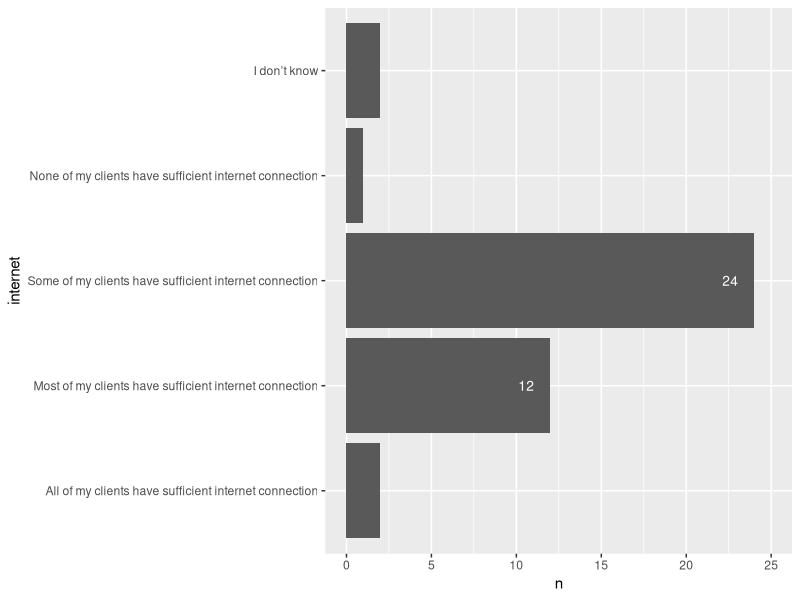
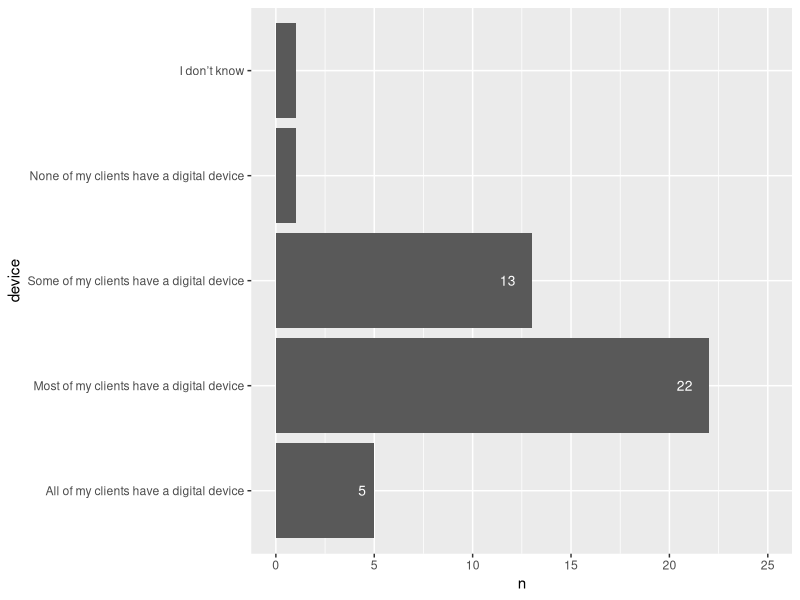
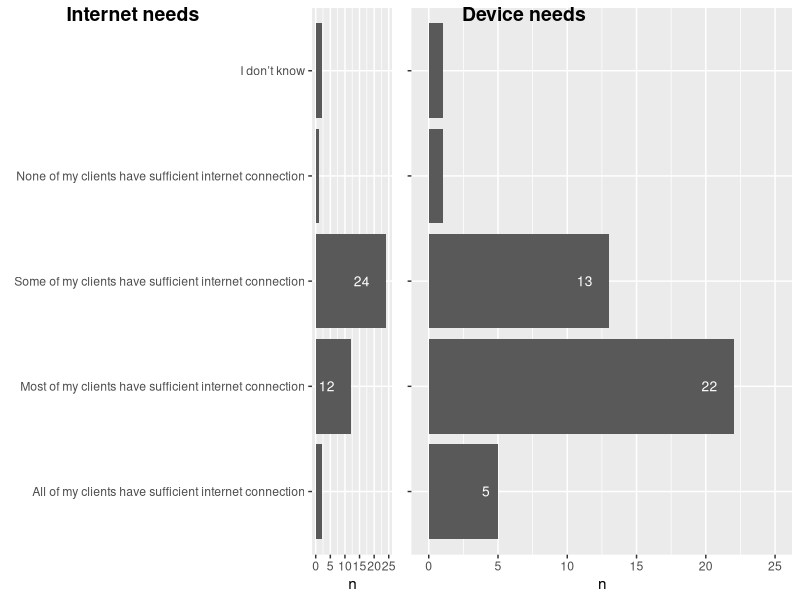
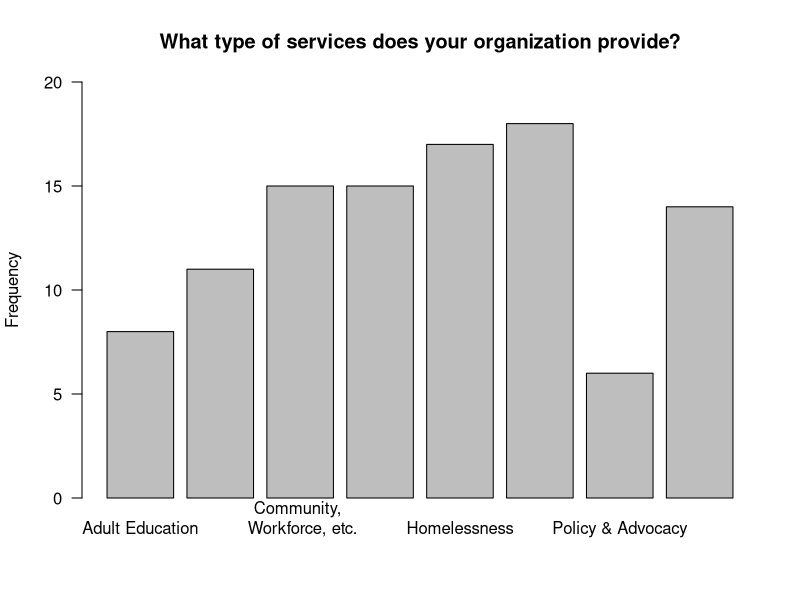
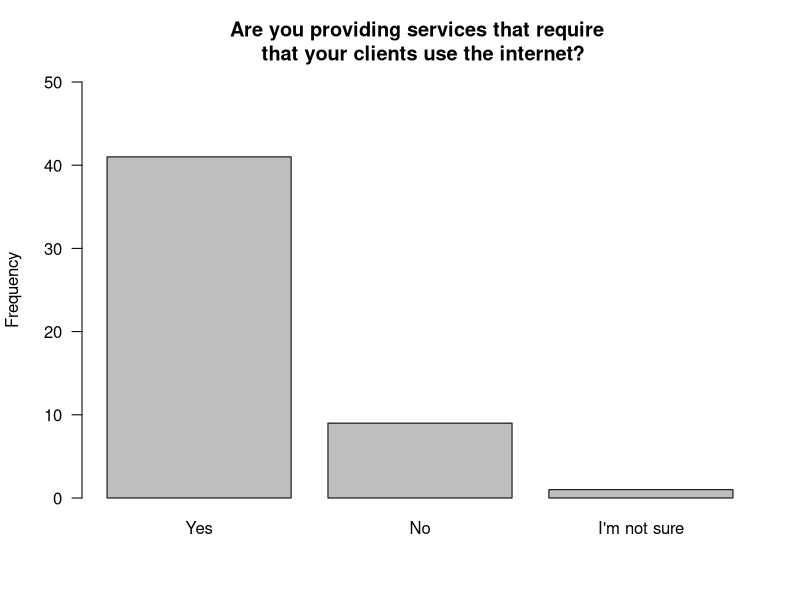
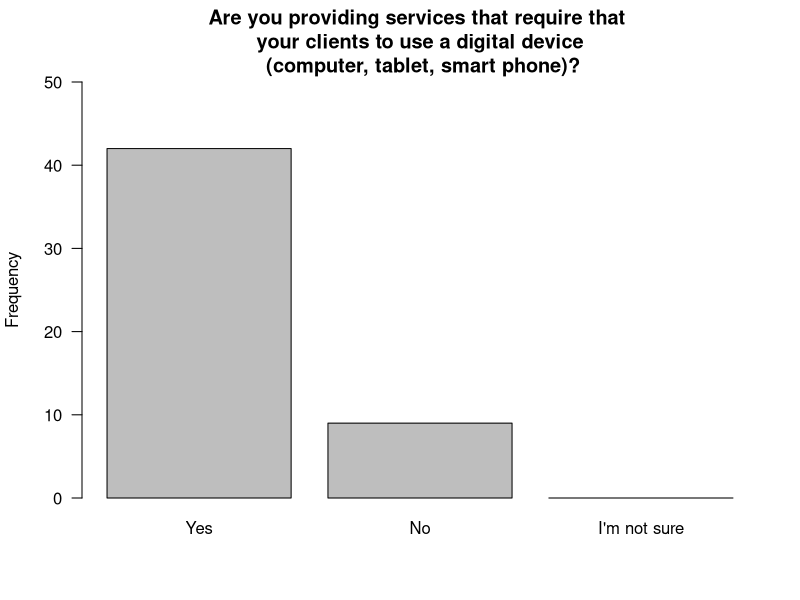
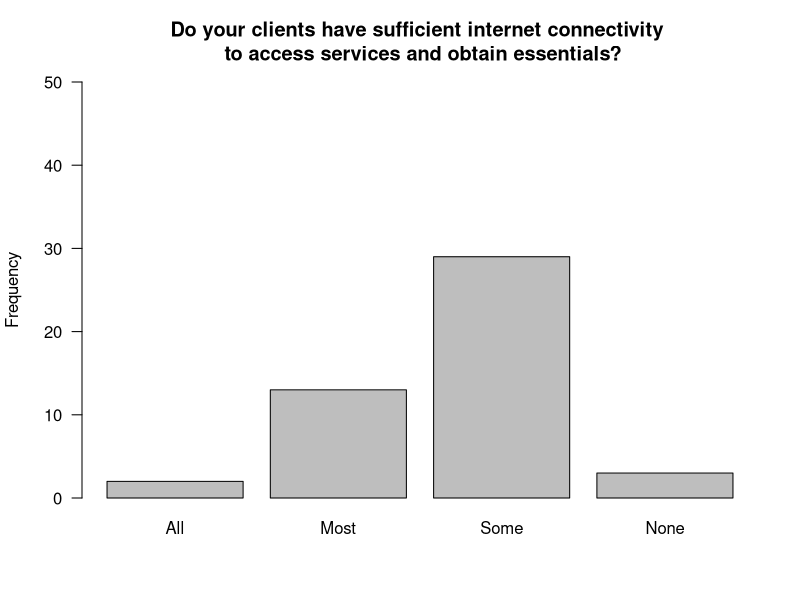

Recreate these plots in R, in order.
# Lucas Pao, Leo Saenger
# Digital Equity

library(stringr)

# Make sure to reset your working directory to HODP-Digital-Equity
# setwd("~/Desktop/HODP-Digital-Equity")
data <- read.csv("digital equity.csv")
names <- colnames(data); names
colnames(data)[2] <- "Email"
colnames(data)[3] <- "Name"
colnames(data)[4] <- "Organization"
colnames(data)[5] <- "Types.of.services"
colnames(data)[6] <- "Clients.require.internet"
colnames(data)[7] <- "Clients.require.device"
colnames(data)[8] <- "Sufficient.internet"
colnames(data)[21] <- "Number.of.clients"

# Section 1 ---------------------------------------------------------------

section1 <- data[c(1:8, 21)]
as.numeric(section1$"Number.of.clients")

serviceTypes <- c(
  "Adult Education",
  "Arts and Culture",
  "Community, Economic Development, Workforce",
  "Education ",
  "Homelessness",
  "Human Services/Mental Health",
  "Policy & Advocacy",
  "Other"
); serviceTypes

serviceTypesValues <- 1:length(serviceTypes); serviceTypesValues
for(i in 1:length(serviceTypes)) {
  serviceTypesValues[i] <- nrow(subset(section1, str_detect(section1$"Types.of.services", serviceTypes[i])))
}
serviceTypes[3] <- "Community, \n Workforce, etc."
serviceTypes[4] <- "Education (K-12)"
serviceTypes[6] <- "Human Services/ \n Mental Health"

internet <- c("Yes", "No", "I'm not sure")
internetValues <- 1:length(internet); internetValues
for(i in 1:length(internet)) {
  internetValues[i] <- nrow(subset(section1, str_detect(section1$"Clients.require.internet", internet[i])))
}

device <- c("Yes", "No", "I'm not sure")
deviceValues <- 1:length(device); internetValues
for(i in 1:length(device)) {
  deviceValues[i] <- nrow(subset(section1, str_detect(section1$"Clients.require.device", device[i])))
}

sufficient <- c("All", "Most", "Some", "None")
sufficientValues <- 1:length(sufficient); sufficientValues
for(i in 1:length(sufficient)) {
  sufficientValues[i] <- nrow(subset(section1, str_detect(section1$"Sufficient.internet", sufficient[i])))
}

##################################################
# Plots
png(file="~/Desktop/HODP-Digital-Equity/section1_Services_Barplot.png", width=1000, height=500)
barplot(height=serviceTypesValues, names.arg=serviceTypes, las=1, ylim=c(0,20), ylab="Frequency",
        main="What type of services does your organization provide?")
dev.off()

png(file="~/Desktop/HODP-Digital-Equity/section1_Internet_Barplot.png")
barplot(height=internetValues, names.arg=internet, las=1, ylim=c(0, 50), ylab="Frequency",
        main="Are you providing services that require \n that your clients use the internet?")
dev.off()

png(file="~/Desktop/HODP-Digital-Equity/section1_Device_Barplot.png")
barplot(height=deviceValues, names.arg=device, las=1, ylim=c(0, 50), ylab="Frequency",
        main="Are you providing services that require that \n your clients to use a digital device \n (computer, tablet, smart phone)?")
dev.off()

png(file="~/Desktop/HODP-Digital-Equity/section1_Sufficient_Barplot.png")
barplot(height=sufficientValues, names.arg=sufficient, las=1, ylim=c(0, 50), ylab="Frequency",
        main="Do your clients have sufficient internet connectivity \n to access services and obtain essentials?")
dev.off()
##################################################



# Random data cleaning?
adultEducation <- subset(section1, str_detect(section1$"Types.of.services", "Adult Education")); head(adultEducation)
artsAndCulture <- subset(section1, str_detect(section1$"Types.of.services", "Arts and Culture")); head(artsAndCulture)
educationK12 <- subset(section1, str_detect(section1$"Types.of.services", "Education (K-12)")); head(educationK12)
homelessness <- subset(section1, str_detect(section1$"Types.of.services", "Homelessness")); head(homelessness)
humanServices <- subset(section1, str_detect(section1$"Types.of.services", "Human Services")); head(humanServices)
policy <- subset(section1, str_detect(section1$"Types.of.services", "Policy")); head(policy)
other <- subset(section1, str_detect(section1$"Types.of.services", "Other")); head(other)

internetYes <- subset(section1, str_detect(section1$"Clients.require.internet", "Yes")); head(internetYes)
internetNo <- subset(section1, str_detect(section1$"Clients.require.internet", "No")); head(internetNo)
internetMaybe <- subset(section1, str_detect(section1$"Clients.require.internet", "I")); head(internetMaybe)

deviceYes <- subset(section1, str_detect(section1$"Clients.require.device", "Yes")); head(deviceYes)
deviceNo <- subset(section1, str_detect(section1$"Clients.require.device", "No")); head(deviceNo)
deviceMaybe <- subset(section1, str_detect(section1$"Clients.require.device", "I")); head(deviceMaybe)

sufficientAll <- subset(section1, str_detect(section1$"Sufficient.internet", "All")); head(sufficientAll)
sufficientMost <- subset(section1, str_detect(section1$"Sufficient.internet", "Most")); head(sufficientMost)
sufficientSome <- subset(section1, str_detect(section1$"Sufficient.internet", "Some")); head(sufficientSome)
sufficientNone <- subset(section1, str_detect(section1$"Sufficient.internet", "None")); head(sufficientNone)
sufficientIdk <- subset(section1, str_detect(section1$"Sufficient.internet", "I")); head(sufficientAll)


# Section 2 ---------------------------------------------------------------


# Section 3 ---------------------------------------------------------------
## Leo Saenger
library(tidyverse)
library(ggplot2)
library(ggpubr)

section3 <- data %>%
  dplyr::select(2:8, 13:16, 21) %>%
  rename(requireInternet = Clients.require.internet) %>%
  rename(requireDevice = Clients.require.device) %>%
  rename(internet = Sufficient.internet) %>%
  rename(device = Do.your.clients.have.a.digital.device..computer..tablet..smartphone..to.access.services.and.obtain.essentials.)
section3$internet <- factor(section3$internet, levels = c("All of my clients have sufficient internet connection",
                                                          "Most of my clients have sufficient internet connection",
                                                          "Some of my clients have sufficient internet connection",
                                                          "None of my clients have sufficient internet connection",
                                                          "I don’t know"))
section3$device <- factor(section3$device, levels = c("All of my clients have a digital device",
                                                          "Most of my clients have a digital device",
                                                          "Some of my clients have a digital device",
                                                          "None of my clients have a digital device",
                                                          "I don’t know"))
p1 <- ggplot(section3 %>% filter(requireInternet=="Yes")
             %>% group_by(internet) %>% summarize(n = n()) %>% filter(!is.na(internet)), aes(x=internet, y=n)) +
  geom_bar(stat="identity") + coord_flip() +
  scale_y_continuous(limits=c(NA,25)) +
  geom_text(aes(label=ifelse(n > 2, n, "")), hjust=2, color="white", size=3.5)
p1
p2 <- ggplot(section3 %>% filter(requireDevice=="Yes") %>% group_by(device) %>% summarize(n = n()), aes(x=device, y=n)) +
  geom_bar(stat="identity") + coord_flip() +
  scale_y_continuous(limits=c(NA,25)) +
  geom_text(aes(label=ifelse(n > 2, n, "")), hjust=2, color="white", size=3.5)
p2
ggarrange(p1 + rremove("ylab"), p2 + rremove("y.text") + rremove("ylab"), 
          labels = c("Internet needs", "Device needs"),
          ncol = 2, nrow = 1)

